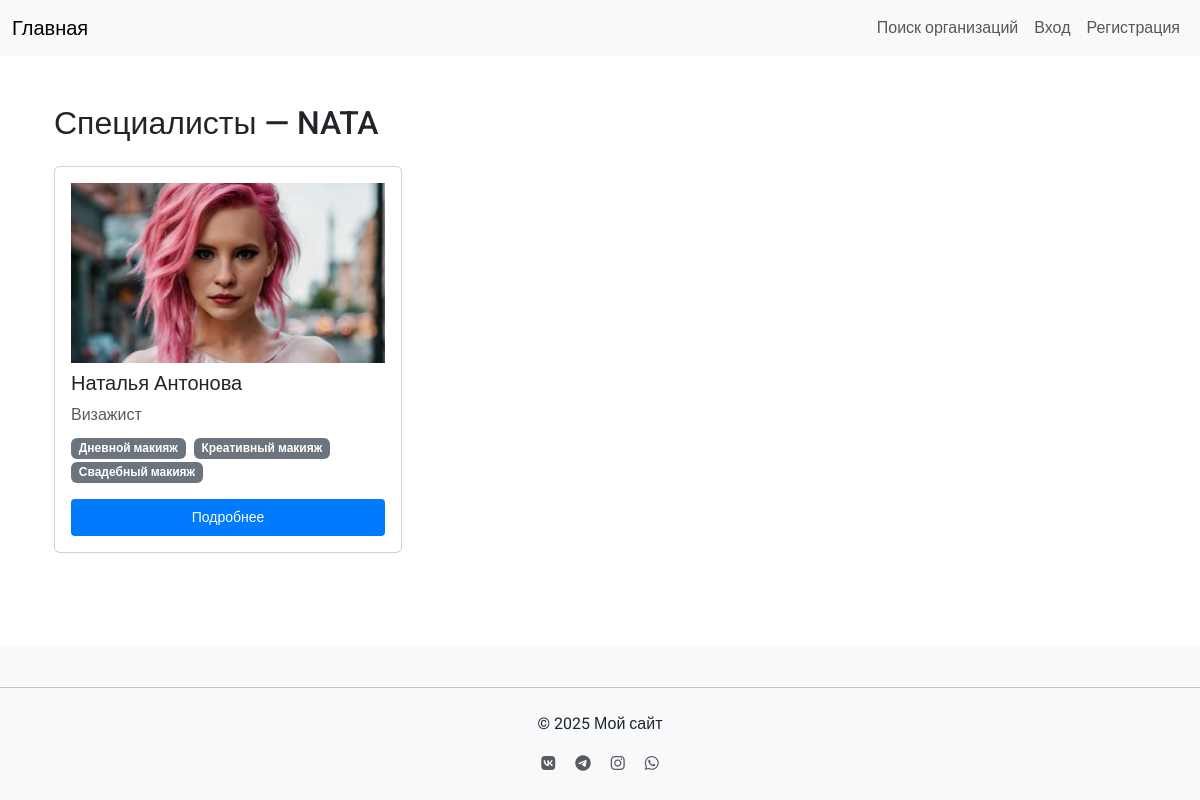
Screenshot of /showcase/showcase/1Yur1on/specialists/ with the database file from the repository.
### accounts/models.py (models this page shows, shortened)
class WorkshopProfile(models.Model):
    user = models.OneToOneField(User, on_delete=models.CASCADE)
    workshop_name = models.CharField(max_length=100, verbose_name='Название бьюти-студии')
    workshop_address = models.CharField(max_length=255, verbose_name='Адрес')
    phone = models.CharField(max_length=20, verbose_name='Телефон бьюти-студии')
    city = models.CharField(max_length=100, blank=True, verbose_name='Город')
    activity_area = models.ManyToManyField(ActivityArea, verbose_name='Сферы деятельности')
    description = models.TextField(blank=True, verbose_name='Описание')
    working_hours = models.CharField(max_length=255, blank=True, verbose_name='Время работы')
    class Meta:
        verbose_name = 'Профиль бьюти-студии'
        verbose_name_plural = 'Профили бьюти-студий'

class ServicePrice(models.Model):
    workshop = models.ForeignKey(WorkshopProfile, on_delete=models.CASCADE, related_name='service_prices')
    activity_area = models.ForeignKey(ActivityArea, on_delete=models.CASCADE, verbose_name='Сфера деятельности')
    service_name = models.CharField(max_length=100, verbose_name='Название услуги')
    price = models.DecimalField(max_digits=10, decimal_places=2, verbose_name='Цена')
    duration = models.CharField(max_length=50, blank=True, verbose_name='Длительность')
    class Meta:
        verbose_name = 'Цена услуги'
        verbose_name_plural = 'Цены услуг'

### showcase/models.py (models this page shows, shortened)
class Specialist(models.Model):
    showcase = models.ForeignKey(Showcase, on_delete=models.CASCADE, related_name='specialists')
    first_name = models.CharField("Имя", max_length=150)
    last_name = models.CharField("Фамилия", max_length=150, blank=True)
    position = models.CharField("Должность", max_length=150, blank=True)
    photo = models.ImageField("Фото", upload_to='showcase/specialists/', blank=True, null=True)
    phone = models.CharField("Телефон", max_length=30, blank=True)
    bio = models.TextField("О специалисте", blank=True)
    is_active = models.BooleanField("Показывать на витрине", default=True)
    order = models.PositiveIntegerField("Порядок (меньше — выше)", default=100)
    services = models.ManyToManyField(ServicePrice, blank=True, related_name='specialists', verbose_name='Услуги')
    created_at = models.DateTimeField("Создан", default=timezone.now)
    updated_at = models.DateTimeField("Обновлён", auto_now=True)
    class Meta:
        verbose_name = "Специалист"
        verbose_name_plural = "Специалисты"
        ordering = ['order', 'last_name', 'first_name']

### showcase/views.py (the view)
# urls.py: path('showcase/<str:username>/specialists/', views.specialists_list, name='specialists_list'),
def specialists_list(request, username):
    user = get_object_or_404(User, username=username)
    try:
        workshop = user.workshopprofile
        showcase = workshop.showcase
    except (WorkshopProfile.DoesNotExist, Showcase.DoesNotExist):
        return render(request, 'showcase/not_found.html', {'username': username})
    specialists = showcase.specialists.filter(is_active=True).order_by('order', 'last_name', 'first_name')
    from django.core.paginator import Paginator, EmptyPage, PageNotAnInteger
    paginator = Paginator(specialists, 9)
    page = request.GET.get('page', 1)
    try:
        specialists_page = paginator.page(page)
    except PageNotAnInteger:
        specialists_page = paginator.page(1)
    except EmptyPage:
        specialists_page = paginator.page(paginator.num_pages)
    return render(request, 'showcase/specialists_list.html', {
        'workshop': workshop,
        'showcase': showcase,
        'specialists': specialists_page,
        'page_obj': specialists_page,
        'is_owner': request.user.is_authenticated and request.user == user
    })

### accounts/context_processors.py (called while the page is built, shortened)
def user_type(request):
    return {'is_workshop': False, 'is_client': False}

### showcase/templates/showcase/specialists_list.html (shortened to what this page needs)
{% extends "base.html" %}
{% block content %}
<div class="container my-4">
  <h2>Специалисты — {{ workshop.workshop_name }}</h2>
  <div class="row">
    {% for spec in specialists %}
      <div class="col-md-4 mb-3">
        <div class="card p-3 h-100">
          {% if spec.photo %}
            <img src="{{ spec.photo.url }}" alt="" class="img-fluid mb-2" style="height:180px; object-fit:cover;">
          {% endif %}
          <h5>{{ spec.first_name }} {{ spec.last_name }}</h5>
          <div class="text-muted">{{ spec.position }}</div>
          <div class="mt-2">
            {% for s in spec.services.all %}
              <span class="badge bg-secondary me-1">{{ s.service_name }}</span>
            {% empty %}
              <span class="text-muted">Услуги не указаны</span>
            {% endfor %}
          </div>
          <a class="btn btn-outline-primary btn-sm mt-3" href="{% url 'showcase:specialist_detail' username=workshop.user.username pk=spec.id %}">Подробнее</a>
        </div>
      </div>
    {% endfor %}
  </div>
</div>
{% endblock %}

### static/css/style.css (style rules this page uses)
body { font-family: 'Roboto', sans-serif; display: flex; flex-direction: column; min-height: 100vh; }
button, .btn { padding: 0.5rem 1rem; background-color: #007bff; color: white; border: none; border-radius: 4px; cursor: pointer; transition: background-color 0.3s; }
h2 { margin-bottom: 1.5rem; }

### rows the page displays
WorkshopProfile: workshop_name "NATA"
Specialist: photo (picture), first_name "Наталья", last_name "Антонова", position "Визажист"
ServicePrice: service_name "Дневной макияж"
ServicePrice: service_name "Креативный макияж"
ServicePrice: service_name "Свадебный макияж"
